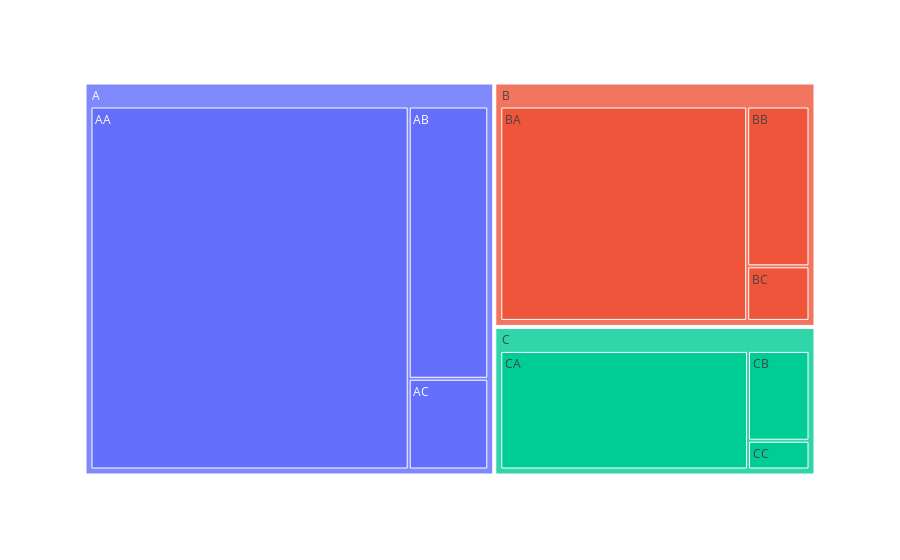

Notebook code cell kept with this figure:
### Markdown cell above
Interestingly, the AC and AA groups are practically the same in terms of revenue, and these groups together generate as much revenue as the largest AB group.

### Code cell
#draw a graph with the distribution of the number of goods sold by category
fig=px.treemap(groups_by_revenue,path=['revenue_group','double_abc'],values='%_of_quantity')
print('Sales volume of the product range by groups')
fig.show()

### Figure 1 — Plotly figure (JSON) as saved in the notebook; plotly's stock layout.template omitted (floating-point values rounded to 4 significant figures)
{"data": [{"branchvalues": "total", "domain": {"x": [0, 1], "y": [0, 1]}, "hovertemplate": "labels=%{label}<br>%_of_quantity=%{value}<br>parent=%{parent}<br>id=%{id}<extra></extra>", "ids": ["A/AA", "A/AB", "A/AC", "B/BA", "B/BB", "B/BC", "C/CA", "C/CB", "C/CC", "A", "B", "C"], "labels": ["AA", "AB", "AC", "BA", "BB", "BC", "CA", "CB", "CC", "A", "B", "C"], "name": "", "parents": ["A", "A", "A", "B", "B", "B", "C", "C", "C", "", "", ""], "type": "treemap", "values": [44.8, 8.4, 2.8, 21.8, 4.1, 1.4, 13.3, 2.5, 0.8, 56.0, 27.3, 16.6]}], "layout": {"legend": {"tracegroupgap": 0}, "margin": {"t": 60}}}
